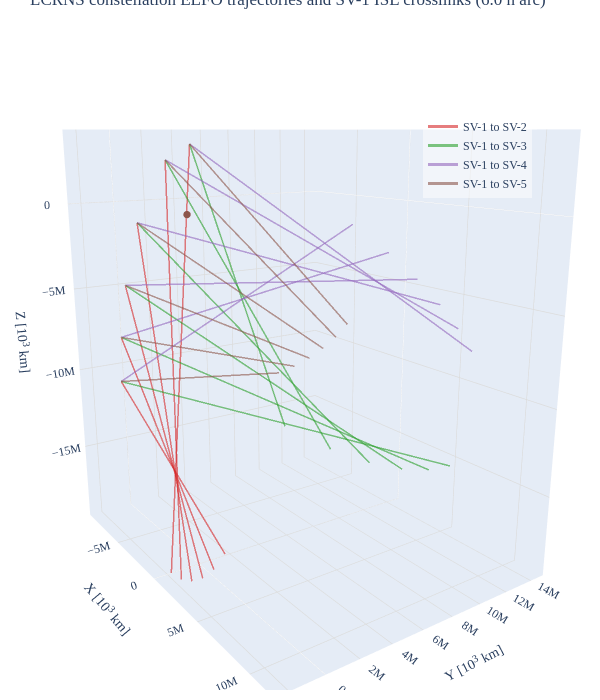

The notebook cell saved with this chart:
### Markdown cell above
## 3. Plot 1 -- Orbits and crosslink geometry

The five ELFO trajectories over the simulated arc, and the four ISL crosslinks
connecting the hub (`SV-1`) to each other satellite at a handful of sampled epochs.

### Code cell
sat_colors = ["#1F77B4", "#D62728", "#2CA02C", "#9467BD", "#8C564B"]
link_colors = sat_colors[1:]

fig = go.Figure()
pnt.plot.plot_body(fig, pnt.MOON)
pnt.plot.plot_orbits(
    fig,
    np.stack([ts[:, :6] for ts in res.truth_states]),
    t=0,
    color=sat_colors,
)

n_link_samples = 6
link_idx = np.linspace(0, len(t_h) - 1, n_link_samples).astype(int)
hub_pos = res.truth_states[0][:, :3]
for i in range(n_links):
    neighbor_pos = res.truth_states[i + 1][:, :3]
    for j, k in enumerate(link_idx):
        fig.add_trace(
            go.Scatter3d(
                x=[hub_pos[k, 0], neighbor_pos[k, 0]],
                y=[hub_pos[k, 1], neighbor_pos[k, 1]],
                z=[hub_pos[k, 2], neighbor_pos[k, 2]],
                mode="lines",
                line=dict(color=link_colors[i], width=3),
                opacity=0.6,
                showlegend=(j == 0),
                name=f"{res.satellite_names[0]} to {link_names[i]}",
            )
        )

pnt.plot.set_view(fig, azimuth=-35, elevation=15, zoom=2.2)
fig.update_layout(
    title=f"LCRNS constellation ELFO trajectories and {res.satellite_names[0]} ISL crosslinks "
          f"({t_h[-1]:.1f} h arc)",
    height=700,
    showlegend=True,
)
fig.show()

### Figure 1 — Plotly figure (JSON) as saved in the notebook; plotly's stock layout.template omitted (floating-point values rounded to 4 significant figures; data arrays with more than 128 entries replaced by an {"elided": "..."} marker saying what was removed)
{"data": [{"colorscale": [[0, "rgb(123, 120, 114)"], [0.03226, "rgb(168, 166, 159)"], [0.06452, "rgb(88, 86, 81)"], [0.09677, "rgb(140, 137, 131)"], [0.129, "rgb(198, 198, 193)"], [0.1613, "rgb(179, 177, 171)"], [0.1935, "rgb(153, 151, 146)"], [0.2258, "rgb(111, 108, 102)"], [0.2581, "rgb(74, 74, 70)"], [0.2903, "rgb(134, 132, 126)"], [0.3226, "rgb(160, 158, 152)"], [0.3548, "rgb(186, 186, 180)"], [0.3871, "rgb(173, 171, 164)"], [0.4194, "rgb(219, 220, 214)"], [0.4516, "rgb(144, 142, 136)"], [0.4839, "rgb(102, 100, 94)"], [0.5161, "rgb(191, 191, 186)"], [0.5484, "rgb(117, 115, 109)"], [0.5806, "rgb(65, 65, 62)"], [0.6129, "rgb(170, 168, 162)"], [0.6452, "rgb(150, 148, 143)"], [0.6774, "rgb(129, 126, 120)"], [0.7097, "rgb(163, 161, 155)"], [0.7419, "rgb(176, 174, 167)"], [0.7742, "rgb(156, 154, 149)"], [0.8065, "rgb(183, 181, 175)"], [0.8387, "rgb(244, 246, 242)"], [0.871, "rgb(81, 80, 75)"], [0.9032, "rgb(94, 92, 87)"], [0.9355, "rgb(148, 145, 140)"], [0.9677, "rgb(206, 207, 202)"], [1, "rgb(165, 164, 158)"]], "i": {"elided": "41616 int values"}, "intensity": {"elided": "41616 float values"}, "intensitymode": "cell", "j": {"elided": "41616 int values"}, "k": {"elided": "41616 int values"}, "showscale": false, "type": "mesh3d", "x": {"elided": "21115 float values"}, "y": {"elided": "21115 float values"}, "z": {"elided": "21115 float values"}}, {"line": {"color": "#1F77B4", "width": 3}, "mode": "lines", "name": "plot_orbits_0", "showlegend": false, "type": "scatter3d", "x": {"elided": "361 float values"}, "y": {"elided": "361 float values"}, "z": {"elided": "361 float values"}}, {"line": {"color": "#D62728", "width": 3}, "mode": "lines", "name": "plot_orbits_1", "showlegend": false, "type": "scatter3d", "x": {"elided": "361 float values"}, "y": {"elided": "361 float values"}, "z": {"elided": "361 float values"}}, {"line": {"color": "#2CA02C", "width": 3}, "mode": "lines", "name": "plot_orbits_2", "showlegend": false, "type": "scatter3d", "x": {"elided": "361 float values"}, "y": {"elided": "361 float values"}, "z": {"elided": "361 float values"}}, {"line": {"color": "#9467BD", "width": 3}, "mode": "lines", "name": "plot_orbits_3", "showlegend": false, "type": "scatter3d", "x": {"elided": "361 float values"}, "y": {"elided": "361 float values"}, "z": {"elided": "361 float values"}}, {"line": {"color": "#8C564B", "width": 3}, "mode": "lines", "name": "plot_orbits_4", "showlegend": false, "type": "scatter3d", "x": {"elided": "361 float values"}, "y": {"elided": "361 float values"}, "z": {"elided": "361 float values"}}, {"marker": {"color": ["#1F77B4", "#D62728", "#2CA02C", "#9467BD", "#8C564B"], "line": {"color": ["#1F77B4", "#D62728", "#2CA02C", "#9467BD", "#8C564B"], "width": 0.5}, "size": 4}, "mode": "markers", "name": "plot_orbits_markers", "showlegend": false, "type": "scatter3d", "x": [-0.1989, 1.09, 9.188, 6.484, -5.074], "y": [0.386, -2.261, -0.2605, 14.33, 14.47], "z": [3.458, -18.98, -8.543, -7.966, -8.639]}, {"line": {"color": "#D62728", "width": 3}, "mode": "lines", "name": "SV-1 to SV-2", "opacity": 0.6, "showlegend": true, "type": "scatter3d", "x": [-198900.0, 1090000.0], "y": [386000.0, -2261000.0], "z": [3458000.0, -18980000.0]}, {"line": {"color": "#D62728", "width": 3}, "mode": "lines", "name": "SV-1 to SV-2", "opacity": 0.6, "showlegend": false, "type": "scatter3d", "x": [-2960000.0, 2291000.0], "y": [350300.0, -2265000.0], "z": [2610000.0, -18790000.0]}, {"line": {"color": "#D62728", "width": 3}, "mode": "lines", "name": "SV-1 to SV-2", "opacity": 0.6, "showlegend": false, "type": "scatter3d", "x": [-6240000.0, 3460000.0], "y": [24120.0, -2242000.0], "z": [-970100.0, -18340000.0]}, {"line": {"color": "#D62728", "width": 3}, "mode": "lines", "name": "SV-1 to SV-2", "opacity": 0.6, "showlegend": false, "type": "scatter3d", "x": [-7502000.0, 4581000.0], "y": [-365500.0, -2190000.0], "z": [-4736000.0, -17650000.0]}, {"line": {"color": "#D62728", "width": 3}, "mode": "lines", "name": "SV-1 to SV-2", "opacity": 0.6, "showlegend": false, "type": "scatter3d", "x": [-7720000.0, 5633000.0], "y": [-712000.0, -2109000.0], "z": [-7904000.0, -16690000.0]}, {"line": {"color": "#D62728", "width": 3}, "mode": "lines", "name": "SV-1 to SV-2", "opacity": 0.6, "showlegend": false, "type": "scatter3d", "x": [-7398000.0, 6590000.0], "y": [-1012000.0, -1995000.0], "z": [-10540000.0, -15450000.0]}, {"line": {"color": "#2CA02C", "width": 3}, "mode": "lines", "name": "SV-1 to SV-3", "opacity": 0.6, "showlegend": true, "type": "scatter3d", "x": [-198900.0, 9188000.0], "y": [386000.0, -260500.0], "z": [3458000.0, -8543000.0]}, {"line": {"color": "#2CA02C", "width": 3}, "mode": "lines", "name": "SV-1 to SV-3", "opacity": 0.6, "showlegend": false, "type": "scatter3d", "x": [-2960000.0, 10170000.0], "y": [350300.0, 1537000.0], "z": [2610000.0, -9716000.0]}, {"line": {"color": "#2CA02C", "width": 3}, "mode": "lines", "name": "SV-1 to SV-3", "opacity": 0.6, "showlegend": false, "type": "scatter3d", "x": [-6240000.0, 10830000.0], "y": [24120.0, 3287000.0], "z": [-970100.0, -10570000.0]}, {"line": {"color": "#2CA02C", "width": 3}, "mode": "lines", "name": "SV-1 to SV-3", "opacity": 0.6, "showlegend": false, "type": "scatter3d", "x": [-7502000.0, 11210000.0], "y": [-365500.0, 4956000.0], "z": [-4736000.0, -11170000.0]}, {"line": {"color": "#2CA02C", "width": 3}, "mode": "lines", "name": "SV-1 to SV-3", "opacity": 0.6, "showlegend": false, "type": "scatter3d", "x": [-7720000.0, 11370000.0], "y": [-712000.0, 6526000.0], "z": [-7904000.0, -11530000.0]}, {"line": {"color": "#2CA02C", "width": 3}, "mode": "lines", "name": "SV-1 to SV-3", "opacity": 0.6, "showlegend": false, "type": "scatter3d", "x": [-7398000.0, 11330000.0], "y": [-1012000.0, 7983000.0], "z": [-10540000.0, -11700000.0]}, {"line": {"color": "#9467BD", "width": 3}, "mode": "lines", "name": "SV-1 to SV-4", "opacity": 0.6, "showlegend": true, "type": "scatter3d", "x": [-198900.0, 6484000.0], "y": [386000.0, 14330000.0], "z": [3458000.0, -7966000.0]}, {"line": {"color": "#9467BD", "width": 3}, "mode": "lines", "name": "SV-1 to SV-4", "opacity": 0.6, "showlegend": false, "type": "scatter3d", "x": [-2960000.0, 5314000.0], "y": [350300.0, 14350000.0], "z": [2610000.0, -6882000.0]}, {"line": {"color": "#9467BD", "width": 3}, "mode": "lines", "name": "SV-1 to SV-4", "opacity": 0.6, "showlegend": false, "type": "scatter3d", "x": [-6240000.0, 4042000.0], "y": [24120.0, 14100000.0], "z": [-970100.0, -5662000.0]}, {"line": {"color": "#9467BD", "width": 3}, "mode": "lines", "name": "SV-1 to SV-4", "opacity": 0.6, "showlegend": false, "type": "scatter3d", "x": [-7502000.0, 2675000.0], "y": [-365500.0, 13510000.0], "z": [-4736000.0, -4307000.0]}, {"line": {"color": "#9467BD", "width": 3}, "mode": "lines", "name": "SV-1 to SV-4", "opacity": 0.6, "showlegend": false, "type": "scatter3d", "x": [-7720000.0, 1228000.0], "y": [-712000.0, 12500000.0], "z": [-7904000.0, -2818000.0]}, {"line": {"color": "#9467BD", "width": 3}, "mode": "lines", "name": "SV-1 to SV-4", "opacity": 0.6, "showlegend": false, "type": "scatter3d", "x": [-7398000.0, -268200.0], "y": [-1012000.0, 10960000.0], "z": [-10540000.0, -1209000.0]}, {"line": {"color": "#8C564B", "width": 3}, "mode": "lines", "name": "SV-1 to SV-5", "opacity": 0.6, "showlegend": true, "type": "scatter3d", "x": [-198900.0, -5074000.0], "y": [386000.0, 14470000.0], "z": [3458000.0, -8639000.0]}, {"line": {"color": "#8C564B", "width": 3}, "mode": "lines", "name": "SV-1 to SV-5", "opacity": 0.6, "showlegend": false, "type": "scatter3d", "x": [-2960000.0, -6023000.0], "y": [350300.0, 14240000.0], "z": [2610000.0, -9707000.0]}, {"line": {"color": "#8C564B", "width": 3}, "mode": "lines", "name": "SV-1 to SV-5", "opacity": 0.6, "showlegend": false, "type": "scatter3d", "x": [-6240000.0, -6881000.0], "y": [24120.0, 13790000.0], "z": [-970100.0, -10630000.0]}, {"line": {"color": "#8C564B", "width": 3}, "mode": "lines", "name": "SV-1 to SV-5", "opacity": 0.6, "showlegend": false, "type": "scatter3d", "x": [-7502000.0, -7641000.0], "y": [-365500.0, 13150000.0], "z": [-4736000.0, -11400000.0]}, {"line": {"color": "#8C564B", "width": 3}, "mode": "lines", "name": "SV-1 to SV-5", "opacity": 0.6, "showlegend": false, "type": "scatter3d", "x": [-7720000.0, -8299000.0], "y": [-712000.0, 12340000.0], "z": [-7904000.0, -12010000.0]}, {"line": {"color": "#8C564B", "width": 3}, "mode": "lines", "name": "SV-1 to SV-5", "opacity": 0.6, "showlegend": false, "type": "scatter3d", "x": [-7398000.0, -8846000.0], "y": [-1012000.0, 11360000.0], "z": [-10540000.0, -12470000.0]}], "layout": {"font": {"family": "serif", "size": 12}, "height": 700, "legend": {"bgcolor": "rgba(255, 255, 255, 0.5)", "x": 0.9, "xanchor": "right", "y": 0.85, "yanchor": "top"}, "margin": {"b": 10, "l": 10, "r": 10, "t": 10}, "scene": {"aspectmode": "data", "camera": {"center": {"x": 0, "y": 0, "z": 0}, "eye": {"x": 1.741, "y": -1.219, "z": 0.5694}, "up": {"x": 0, "y": 0, "z": 1}}, "xaxis": {"gridcolor": "rgb(220,220,220)", "gridwidth": 1.5, "linecolor": "rgb(220,220,220)", "linewidth": 1.5, "mirror": true, "showline": false, "title": {"text": "X [10<sup>3</sup> km]"}}, "yaxis": {"gridcolor": "rgb(220,220,220)", "gridwidth": 1.5, "linecolor": "rgb(220,220,220)", "linewidth": 1.5, "mirror": true, "showline": false, "title": {"text": "Y [10<sup>3</sup> km]"}}, "zaxis": {"gridcolor": "rgb(220,220,220)", "gridwidth": 1.5, "linecolor": "rgb(220,220,220)", "linewidth": 1.5, "mirror": true, "showline": false, "title": {"text": "Z [10<sup>3</sup> km]"}}}, "showlegend": true, "title": {"text": "LCRNS constellation ELFO trajectories and SV-1 ISL crosslinks (6.0 h arc)"}, "width": 600}}
